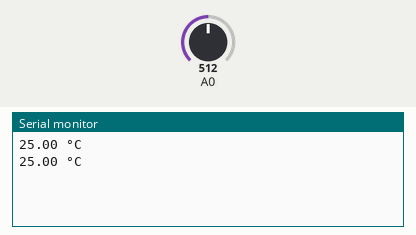
Simulated run of this sketch. Board: Arduino Uno, built with avr-gcc and run on an emulated ATmega328P. On the bench: the last lines printed to the serial monitor. The test bench sets the inputs (shaded band); at power-on: A0 = 512.

Above: at 1.8 s.
1.9 s: A0 set to 716
At 2.5 s:
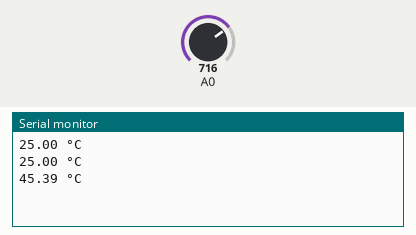
3.4 s: A0 set to 900
At 4.8 s:
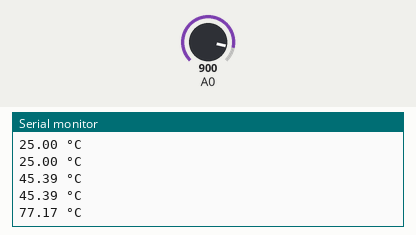
Timing chart, 0 to 6.4 s (numbered marks = the images above; inputs shaded):
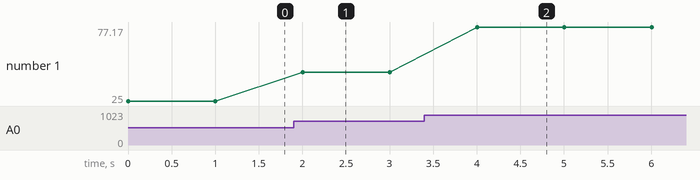

The sketch:

ThermistorSkatch.ino
```cpp
  int tempReading = 0;
  double tempK = 0;
  float tempC = 0;

void setup() {
  Serial.begin(9600);
}

void loop() {
  tempReading = analogRead(0);
  tempK = log(10000.0 * ((1024.0 / tempReading - 1)));
  tempK = 1 / (0.001129148 + (0.000234125 + (0.0000000876741 * tempK * tempK )) * tempK );
  tempC = tempK - 273.15;

  Serial.print(tempC);
  Serial.println(" °C");

  delay(1000);
}
```

Measured:
- after the input at 1.9 s, the serial monitor: prints a new line after 0.10 s (image 1)
- after the input at 3.4 s, the serial monitor: prints a new line after 0.60 s (image 2)
- plotted number 1: 25 → 45.39 after the input at 1.9 s, 45.39 → 77.17 after the input at 3.4 s
